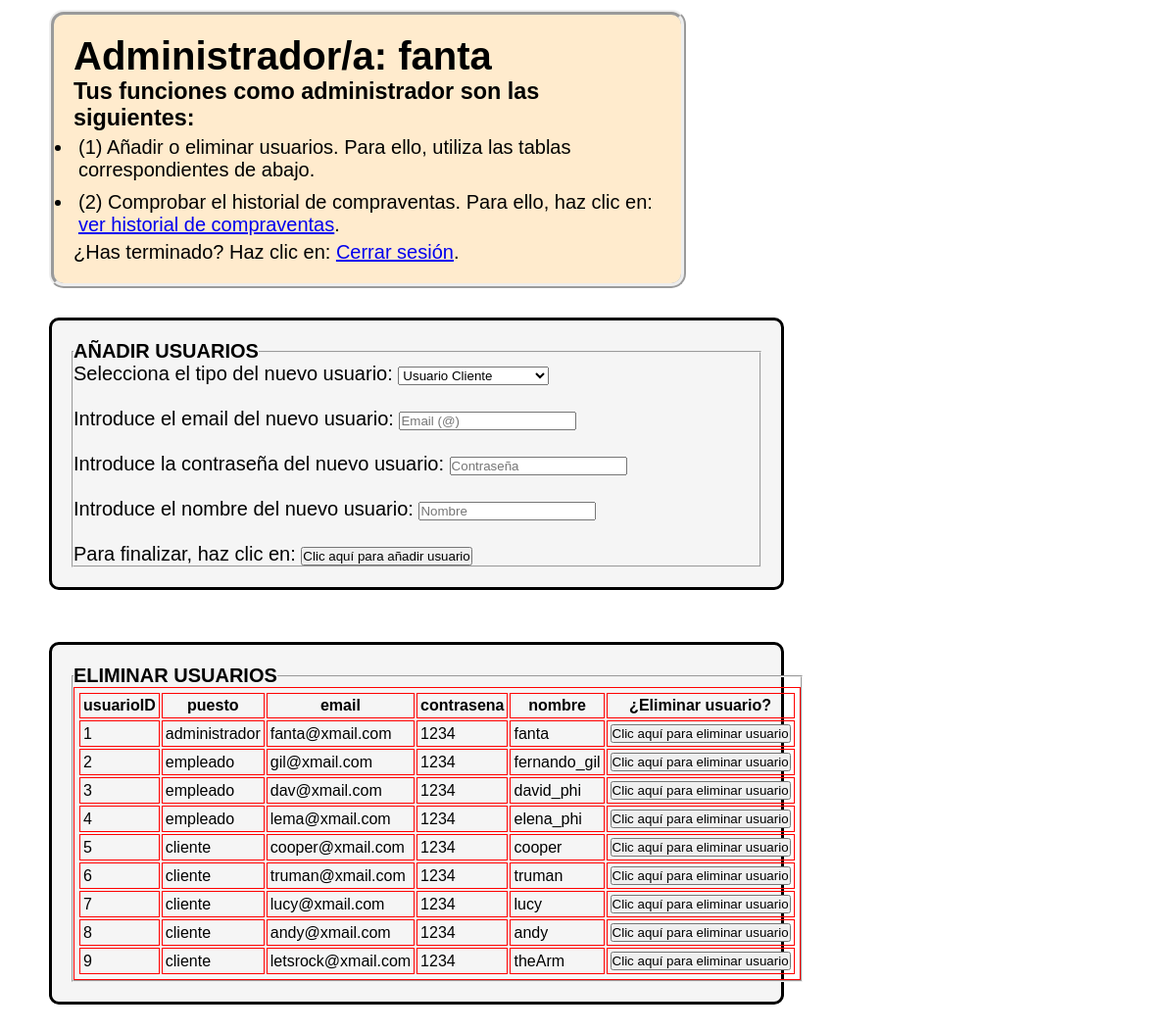
Page /log_administrador.php (signed in) on the committed database.
### tables this page shows
CREATE TABLE `tablausuarios`(
  `usuarioID` int NOT NULL AUTO_INCREMENT, 
   
  `puesto` varchar(30) CHECK (`puesto`='administrador' OR `puesto`='empleado' OR `puesto`='cliente'), 
  `email` varchar(100),
  `contrasena` varchar(100),
  `nombre` varchar(30),
  PRIMARY KEY (`usuarioID`)
);

### log_administrador.php (the view, shortened to what this page needs)
<?php
   include 'conexionBDD.php';
?>
<html>
   <head>
      <link rel="stylesheet" href="bookline.css">
   </head>
   <body class="body_log_admin">
      <div class="div_titulo">
         <h1>Administrador/a: <?php echo $_SESSION['nombre_usuario']; ?> </h1>
         <h3> Tus funciones como administrador son las siguientes: </h3>
         <ul>
            <li><p> (1) Añadir o eliminar usuarios.
                     Para ello, utiliza las tablas correspondientes de abajo.</p></li>
            <li><p> (2) Comprobar el historial de compraventas.
                     Para ello, haz clic en: <a href = 'compra-ventas.php'> ver historial de compraventas</a>.</p></li>
         </ul>
         <p> ¿Has terminado? Haz clic en: <a href = 'logout.php'> Cerrar sesión</a>.</p>
      </div>
      <div class="tabla_usuarios">
         <form action="accion_administrador.php" method="POST">
               <fieldset>
                  <legend> <b><h4> AÑADIR USUARIOS </h4></b> </legend>
                  <label for="id_puesto">Selecciona el tipo del nuevo usuario:</label>
                  <select id="id_puesto" name="puesto" value="">
                     <option value="cliente"> Usuario Cliente </option>
                  </select>
                  <br><br>
                  <label for="id_email">Introduce el email del nuevo usuario:</label>
                  <input type="email" id="id_email" name="email" value="" placeholder="Email (@)">
                  <br><br>
                  <label for="id_contrasena">Introduce la contraseña del nuevo usuario:</label>
                  <input type="password" id="id_contrasena" name="contrasena" value= "" placeholder="Contraseña">
                  <br><br>
                  <label for="id_nombre">Introduce el nombre del nuevo usuario:</label>
                  <input type="text" id="id_nombre" name="nombre" value="" placeholder="Nombre">
                  <br><br>
                  <label for="id_submit">Para finalizar, haz clic en:</label>
                  <input type="submit" id="id_submit" name="anadir_usuario" value="Clic aquí para añadir usuario">
               </fieldset>
         </form>
      </div>
      <br>
      <?php
         echo "
         <div class='tabla_usuarios'>
            <fieldset>
               <legend> <b><h4> ELIMINAR USUARIOS </h4></b> </legend>
                  <table>\n
                  <tr>\n
                     <th>usuarioID</th>\n
                     <th>puesto</th>\n
                     <th>email</th>\n
                     <th>contrasena</th>\n
                     <th>nombre</th>\n
                     <th>¿Eliminar usuario?</th>\n
                  </tr>\n
            </fieldset>
         </div>";
         $comando_sql = "SELECT usuarioID, puesto, email, contrasena, nombre FROM tablausuarios";
         $ejecucion = mysqli_query($conexion, $comando_sql);
         while ($i = mysqli_fetch_assoc($ejecucion)) {
            echo "<tr>\n
                  <td>" . $i["usuarioID"] . "</td>\n
                  <td>" . $i["puesto"] . "</td>\n
                  <td>" . $i["email"] . "</td>\n
                  <td>" . $i["contrasena"] . "</td>\n
                  <td>" . $i["nombre"] . "</td>\n
                  <td><form action='accion_administrador.php' method='POST'>
                     <input type='hidden' name='usuarioID' value='" . $i["usuarioID"] . "'>
                     <input type='hidden' name='nombre' value='" . $i["nombre"] . "'>
                     <input type='hidden' name='puesto' value='" . $i["puesto"] . "'>
                     <input type='submit' name='eliminar_usuario' value='Clic aquí para eliminar usuario'></form></td>\n
                  </tr>";
         };
      ?>
   </body>
   </html>

### bookline.css (style rules this page uses)
* { margin: 0; padding: 0; box-sizing: border-box; font-family: sans-serif; }
.div_titulo { background-color: blanchedalmond; border-style:ridge; border-radius:15px; border-width: 5px; padding: 20px; margin-left: 50px; margin-right: 500px; margin-bottom: 30px; }
.div_titulo ul li { padding: 5px; }
.body_log_admin { font-family: 'Garamond'; font-size:20px; background-image: url("imagenes/blue_clear.png"); border-radius: 10px; }
.tabla_usuarios { background-color: whitesmoke; border-style: solid; border-radius: 10px; padding: 20px; margin-left: 50px; margin-right: 400px; margin-bottom: 30px; }

### log_administrador.php (style rules this page uses)
table, th, td { border: 1px solid red; padding: 3px; }

### rows in the picture
tablausuarios: usuarioID "1", puesto "administrador", email "fanta@xmail.com", contrasena "1234", nombre "fanta"
tablausuarios: usuarioID "2", puesto "empleado", email "gil@xmail.com", contrasena "1234", nombre "fernando_gil"
tablausuarios: usuarioID "3", puesto "empleado", email "dav@xmail.com", contrasena "1234", nombre "david_phi"
tablausuarios: usuarioID "4", puesto "empleado", email "lema@xmail.com", contrasena "1234", nombre "elena_phi"
tablausuarios: usuarioID "5", puesto "cliente", email "cooper@xmail.com", contrasena "1234", nombre "cooper"
tablausuarios: usuarioID "6", puesto "cliente", email "truman@xmail.com", contrasena "1234", nombre "truman"
tablausuarios: usuarioID "7", puesto "cliente", email "lucy@xmail.com", contrasena "1234", nombre "lucy"
tablausuarios: usuarioID "8", puesto "cliente", email "andy@xmail.com", contrasena "1234", nombre "andy"
tablausuarios: usuarioID "9", puesto "cliente", email "letsrock@xmail.com", contrasena "1234", nombre "theArm"

### other values in the picture
$_SESSION['nombre_usuario'] "fanta"
